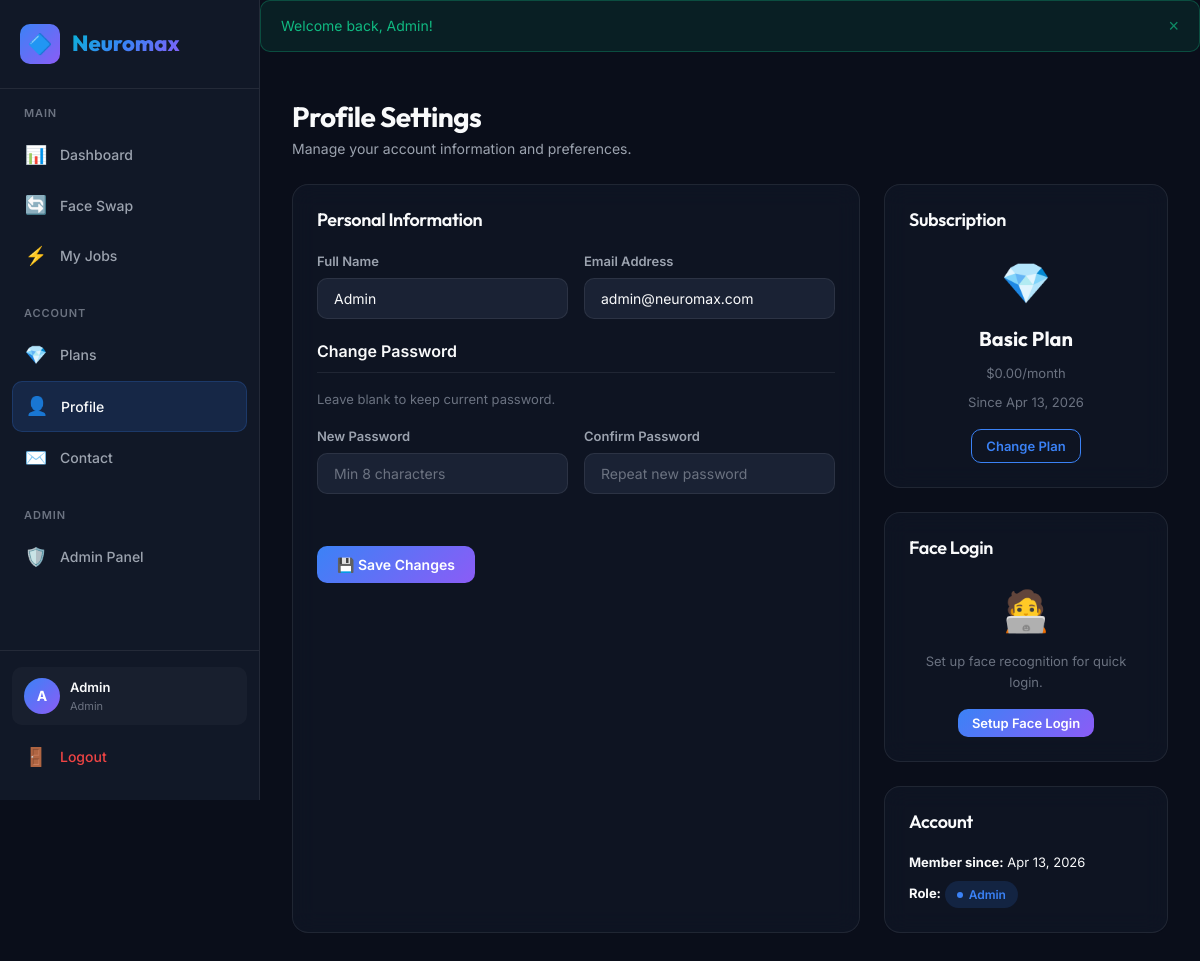
The app's page /profile.php (signed in) with its own data.
### tables this page shows
CREATE TABLE IF NOT EXISTS `users` (
    `id`         INT UNSIGNED AUTO_INCREMENT PRIMARY KEY,
    `name`       VARCHAR(100)  NOT NULL,
    `email`      VARCHAR(255)  NOT NULL UNIQUE,
    `password`   VARCHAR(255)  NOT NULL,
    `role`       ENUM('user', 'admin') NOT NULL DEFAULT 'user',
    `avatar`     VARCHAR(255)  DEFAULT NULL,
    `created_at` DATETIME      NOT NULL DEFAULT CURRENT_TIMESTAMP,
    `updated_at` DATETIME      NOT NULL DEFAULT CURRENT_TIMESTAMP ON UPDATE CURRENT_TIMESTAMP,

    INDEX `idx_users_email` (`email`),
    INDEX `idx_users_role`  (`role`)
);

CREATE TABLE IF NOT EXISTS `user_subscriptions` (
    `id`              INT UNSIGNED AUTO_INCREMENT PRIMARY KEY,
    `user_id`         INT UNSIGNED NOT NULL,
    `subscription_id` INT UNSIGNED NOT NULL,
    `start_date`      DATE         NOT NULL,
    `end_date`        DATE         DEFAULT NULL,
    `status`          ENUM('active', 'expired', 'cancelled') NOT NULL DEFAULT 'active',
    `created_at`      DATETIME     NOT NULL DEFAULT CURRENT_TIMESTAMP,

    CONSTRAINT `fk_user_sub_user`
        FOREIGN KEY (`user_id`) REFERENCES `users`(`id`)
        ON DELETE CASCADE ON UPDATE CASCADE,

    CONSTRAINT `fk_user_sub_plan`
        FOREIGN KEY (`subscription_id`) REFERENCES `subscriptions`(`id`)
        ON DELETE CASCADE ON UPDATE CASCADE,

    INDEX `idx_user_sub_user`   (`user_id`),
    INDEX `idx_user_sub_status` (`status`)
);

CREATE TABLE IF NOT EXISTS `subscriptions` (
    `id`          INT UNSIGNED AUTO_INCREMENT PRIMARY KEY,
    `name`        VARCHAR(50)    NOT NULL,
    `price`       DECIMAL(10,2)  NOT NULL DEFAULT 0.00,
    `features`    JSON           NOT NULL,
    `max_jobs`    INT UNSIGNED   NOT NULL DEFAULT 10,
    `created_at`  DATETIME       NOT NULL DEFAULT CURRENT_TIMESTAMP,
    `updated_at`  DATETIME       NOT NULL DEFAULT CURRENT_TIMESTAMP ON UPDATE CURRENT_TIMESTAMP
);

### includes/db.php (called while the page is built, shortened)
<?php
class Database
{
    private static ?PDO $instance = null;
    public static function getInstance(): PDO
    {
        if (self::$instance === null) {
            $dsn = sprintf(
                'mysql:host=%s;dbname=%s;charset=%s',
                DB_HOST,
                DB_NAME,
                DB_CHARSET
            );
            $options = [
                PDO::ATTR_ERRMODE            => PDO::ERRMODE_EXCEPTION,
                PDO::ATTR_DEFAULT_FETCH_MODE => PDO::FETCH_ASSOC,
                PDO::ATTR_EMULATE_PREPARES   => false,
                PDO::MYSQL_ATTR_INIT_COMMAND => "SET NAMES utf8mb4 COLLATE utf8mb4_unicode_ci",
            ];
            try {
                self::$instance = new PDO($dsn, DB_USER, DB_PASS, $options);
            } catch (PDOException $e) {
                die('Database connection failed: ' . $e->getMessage());
            }
        }
        return self::$instance;
    }
}

### includes/helpers.php (called while the page is built, shortened)
<?php
function e(?string $value): string
{
    return htmlspecialchars($value ?? '', ENT_QUOTES, 'UTF-8');
}
function currentUserId(): ?int
{
    return $_SESSION['user_id'] ?? null;
}
function formatDate(?string $date, string $format = 'M j, Y'): string
{
    return date($format, strtotime($date));
}
function publicUrl(string $page): string
{
    return PUBLIC_URL . '/' . ltrim($page, '/');
}

### app/models/User.php (called while the page is built, shortened)
<?php
require_once __DIR__ . '/../../includes/db.php';
class User
{
    private PDO $db;
    public function __construct()
    {
        $this->db = Database::getInstance();
    }
    public function findById(int $id): ?array
    {
        $stmt = $this->db->prepare('SELECT * FROM users WHERE id = :id LIMIT 1');
        $stmt->execute([':id' => $id]);
        $user = $stmt->fetch();
        return $user ?: null;
    }
}

### app/models/Subscription.php (called while the page is built, shortened)
<?php
require_once __DIR__ . '/../../includes/db.php';
class Subscription
{
    private PDO $db;
    public function __construct()
    {
        $this->db = Database::getInstance();
    }
    public function getUserSubscription(int $userId): ?array
    {
        $stmt = $this->db->prepare(
            'SELECT s.*, us.start_date, us.end_date, us.status as sub_status
             FROM user_subscriptions us
             JOIN subscriptions s ON us.subscription_id = s.id
             WHERE us.user_id = :uid AND us.status = "active"
             LIMIT 1'
        );
        $stmt->execute([':uid' => $userId]);
        $sub = $stmt->fetch();
        return $sub ?: null;
    }
}

### app/models/FaceData.php (called while the page is built, shortened)
<?php
require_once __DIR__ . '/../../includes/db.php';
class FaceData
{
    private PDO $db;
    public function __construct()
    {
        $this->db = Database::getInstance();
    }
    public function findByUser(int $userId): ?array
    {
        $stmt = $this->db->prepare(
            'SELECT * FROM face_data WHERE user_id = :uid LIMIT 1'
        );
        $stmt->execute([':uid' => $userId]);
        $data = $stmt->fetch();
        return $data ?: null;
    }
}

### public/profile.php (the view, shortened to what this page needs)
<?php
require_once __DIR__ . '/../app/models/User.php';
require_once __DIR__ . '/../app/models/Subscription.php';
require_once __DIR__ . '/../app/models/FaceData.php';
$userModel = new User();
$subModel = new Subscription();
$faceModel = new FaceData();
$userId = currentUserId();
$user = $userModel->findById($userId);
$subscription = $subModel->getUserSubscription($userId);
$hasFaceData = $faceModel->findByUser($userId) !== null;
require_once __DIR__ . '/../templates/header.php';
?>
<div class="page-header">
    <h1>Profile Settings</h1>
    <p>Manage your account information and preferences.</p>
</div>
<div class="page-content">
    <div style="display: grid; grid-template-columns: 2fr 1fr; gap: 24px;">
        <div class="card">
            <div class="card-header">
                <h3 class="card-title">Personal Information</h3>
            </div>
            <form method="POST" action="">
                <div class="form-row">
                    <div class="form-group">
                        <label class="form-label" for="name">Full Name</label>
                        <input type="text" id="name" name="name" class="form-control"
                               value="<?= e($user['name']) ?>" required minlength="2">
                    </div>
                    <div class="form-group">
                        <label class="form-label" for="email">Email Address</label>
                        <input type="email" id="email" name="email" class="form-control"
                               value="<?= e($user['email']) ?>" required>
                    </div>
                </div>
                <div class="profile-section">
                    <div class="section-title">Change Password</div>
                    <p class="text-muted text-sm mb-2">Leave blank to keep current password.</p>
                    <div class="form-row">
                        <div class="form-group">
                            <label class="form-label" for="new_password">New Password</label>
                            <input type="password" id="new_password" name="new_password" class="form-control"
                                   placeholder="Min 8 characters" minlength="8">
                        </div>
                        <div class="form-group">
                            <label class="form-label" for="confirm_password">Confirm Password</label>
                            <input type="password" id="confirm_password" name="confirm_password" class="form-control"
                                   placeholder="Repeat new password">
                        </div>
                    </div>
                </div>
                <button type="submit" class="btn btn-primary">💾 Save Changes</button>
            </form>
        </div>
        <div>
            <div class="card mb-3">
                <div class="card-header">
                    <h3 class="card-title">Subscription</h3>
                </div>
                <div style="text-align: center;">
                    <div style="font-size: 40px; margin-bottom: 8px;">💎</div>
                    <div style="font-size: 20px; font-weight: 700; font-family: 'Outfit', sans-serif;">
                        <?= e($subscription['name'] ?? 'Basic') ?> Plan
                    </div>
                    <div class="text-muted text-sm mt-1">
                        $<?= number_format((float)($subscription['price'] ?? 0), 2) ?>/month
                    </div>
                    <?php if ($subscription): ?>
                    <div class="text-muted text-sm mt-1">
                        Since <?= formatDate($subscription['start_date']) ?>
                    </div>
                    <?php endif; ?>
                    <a href="<?= publicUrl('plans.php') ?>" class="btn btn-outline btn-sm mt-2">Change Plan</a>
                </div>
            </div>
            <div class="card">
                <div class="card-header">
                    <h3 class="card-title">Face Login</h3>
                </div>
                <?php if ($hasFaceData): ?>
                    <div style="text-align: center;">
                        <div style="font-size: 40px; margin-bottom: 8px;">✅</div>
                        <p class="text-sm text-muted">Face enrolled successfully.</p>
                        <button class="btn btn-secondary btn-sm mt-2" id="reEnrollFace">Re-enroll Face</button>
                        <button class="btn btn-danger btn-sm mt-1" id="removeFace">Remove</button>
                    </div>
                <?php else: ?>
                    <div style="text-align: center;">
                        <div style="font-size: 40px; margin-bottom: 8px;">🧑‍💻</div>
                        <p class="text-sm text-muted mb-2">Set up face recognition for quick login.</p>
                        <button class="btn btn-primary btn-sm" id="enrollFace">Setup Face Login</button>
                    </div>
                <?php endif; ?>
            </div>
            <div class="card mt-3">
                <div class="card-header">
                    <h3 class="card-title">Account</h3>
                </div>
                <div class="text-sm">
                    <p><strong>Member since:</strong> <?= formatDate($user['created_at']) ?></p>
                    <p class="mt-1"><strong>Role:</strong> <span class="badge <?= $user['role'] === 'admin' ? 'badge-info' : 'badge-secondary' ?>"><?= e(ucfirst($user['role'])) ?></span></p>
                </div>
            </div>
        </div>
    </div>
</div>
<?php
require_once __DIR__ . '/../templates/footer.php';
?>

### records on screen
users: name "Admin", email "admin@neuromax.com", created_at "Apr 13, 2026", role "Admin"
user_subscriptions: subscription.name "Basic", subscription.price "0.00", start_date "Apr 13, 2026"

### other values on screen
APP_NAME "Neuromax"
substr(currentUserName(), 0, 1) "A"
currentUserName() "Admin"
currentUserRole() "Admin"
$flash['message'] "Welcome back, Admin!"
